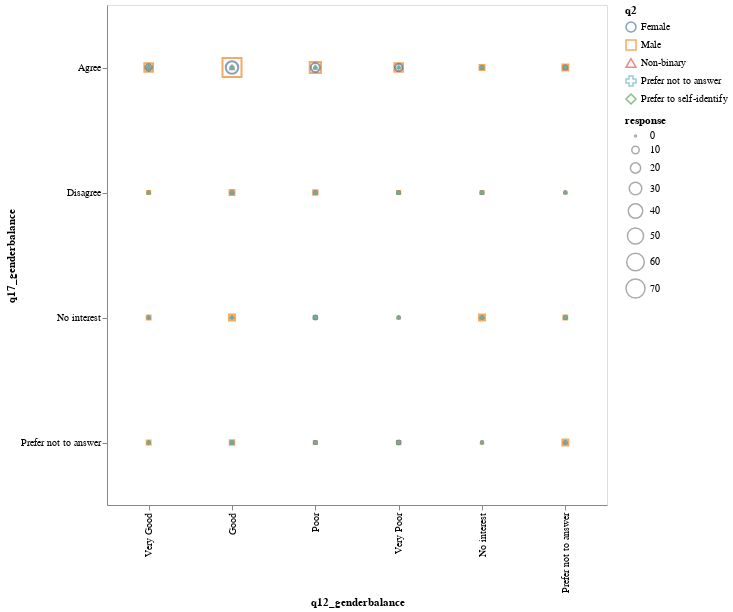

The notebook cell this image was saved under:
### Code cell
# import math
# grouped["size"] = grouped["response"].apply(math.sqrt)

alt.Chart(grouped).mark_point().encode(
    alt.X("q12_genderbalance"),
    alt.Y("q17_genderbalance"),
    alt.Color("q2:N"),
    alt.Shape("q2:N"),
    alt.Size("response"),
    # alt.Size("size").title(""),
    tooltip=["response"],
).properties(
    width=500,
    height=500,
).interactive()

### Figure 1 — Vega-Lite specification as saved in the notebook (floating-point values rounded to 4 significant figures)
{"config": {"view": {"continuousWidth": 300, "continuousHeight": 300}}, "data": {"name": "data-575471394f731e3b548776fabe168dbb"}, "mark": {"type": "point"}, "encoding": {"color": {"field": "q2", "type": "nominal"}, "shape": {"field": "q2", "type": "nominal"}, "size": {"field": "response", "type": "quantitative"}, "tooltip": [{"field": "response", "type": "quantitative"}], "x": {"field": "q12_genderbalance", "sort": ["Very Good", "Good", "Poor", "Very Poor", "No interest", "Prefer not to answer"], "type": "ordinal"}, "y": {"field": "q17_genderbalance", "sort": ["Agree", "Disagree", "No interest", "Prefer not to answer"], "type": "ordinal"}}, "height": 500, "params": [{"name": "param_10", "select": {"type": "interval", "encodings": ["x", "y"]}, "bind": "scales"}], "width": 500, "$schema": "https://vega.github.io/schema/vega-lite/v5.8.0.json", "datasets": {"data-575471394f731e3b548776fabe168dbb": [{"q2": "Male", "q12_genderbalance": "Very Good", "q17_genderbalance": "Agree", "response": 14}, {"q2": "Male", "q12_genderbalance": "Very Good", "q17_genderbalance": "Disagree", "response": 1}, {"q2": "Male", "q12_genderbalance": "Very Good", "q17_genderbalance": "No interest", "response": 2}, {"q2": "Male", "q12_genderbalance": "Very Good", "q17_genderbalance": "Prefer not to answer", "response": 2}, {"q2": "Male", "q12_genderbalance": "Good", "q17_genderbalance": "Agree", "response": 70}, {"q2": "Male", "q12_genderbalance": "Good", "q17_genderbalance": "Disagree", "response": 4}, {"q2": "Male", "q12_genderbalance": "Good", "q17_genderbalance": "No interest", "response": 6}, {"q2": "Male", "q12_genderbalance": "Good", "q17_genderbalance": "Prefer not to answer", "response": 3}, {"q2": "Male", "q12_genderbalance": "Poor", "q17_genderbalance": "Agree", "response": 24}, {"q2": "Male", "q12_genderbalance": "Poor", "q17_genderbalance": "Disagree", "response": 3}, {"q2": "Male", "q12_genderbalance": "Poor", "q17_genderbalance": "No interest", "response": 1}, {"q2": "Male", "q12_genderbalance": "Poor", "q17_genderbalance": "Prefer not to answer", "response": 1}, {"q2": "Male", "q12_genderbalance": "Very Poor", "q17_genderbalance": "Agree", "response": 14}, {"q2": "Male", "q12_genderbalance": "Very Poor", "q17_genderbalance": "Disagree", "response": 1}, {"q2": "Male", "q12_genderbalance": "Very Poor", "q17_genderbalance": "No interest", "response": 0}, {"q2": "Male", "q12_genderbalance": "Very Poor", "q17_genderbalance": "Prefer not to answer", "response": 1}, {"q2": "Male", "q12_genderbalance": "No interest", "q17_genderbalance": "Agree", "response": 4}, {"q2": "Male", "q12_genderbalance": "No interest", "q17_genderbalance": "Disagree", "response": 1}, {"q2": "Male", "q12_genderbalance": "No interest", "q17_genderbalance": "No interest", "response": 6}, {"q2": "Male", "q12_genderbalance": "No interest", "q17_genderbalance": "Prefer not to answer", "response": 0}, {"q2": "Male", "q12_genderbalance": "Prefer not to answer", "q17_genderbalance": "Agree", "response": 6}, {"q2": "Male", "q12_genderbalance": "Prefer not to answer", "q17_genderbalance": "Disagree", "response": 0}, {"q2": "Male", "q12_genderbalance": "Prefer not to answer", "q17_genderbalance": "No interest", "response": 2}, {"q2": "Male", "q12_genderbalance": "Prefer not to answer", "q17_genderbalance": "Prefer not to answer", "response": 6}, {"q2": "Female", "q12_genderbalance": "Very Good", "q17_genderbalance": "Agree", "response": 7}, {"q2": "Female", "q12_genderbalance": "Very Good", "q17_genderbalance": "Disagree", "response": 0}, {"q2": "Female", "q12_genderbalance": "Very Good", "q17_genderbalance": "No interest", "response": 0}, {"q2": "Female", "q12_genderbalance": "Very Good", "q17_genderbalance": "Prefer not to answer", "response": 0}, {"q2": "Female", "q12_genderbalance": "Good", "q17_genderbalance": "Agree", "response": 30}, {"q2": "Female", "q12_genderbalance": "Good", "q17_genderbalance": "Disagree", "response": 1}, {"q2": "Female", "q12_genderbalance": "Good", "q17_genderbalance": "No interest", "response": 0}, {"q2": "Female", "q12_genderbalance": "Good", "q17_genderbalance": "Prefer not to answer", "response": 1}, {"q2": "Female", "q12_genderbalance": "Poor", "q17_genderbalance": "Agree", "response": 15}, {"q2": "Female", "q12_genderbalance": "Poor", "q17_genderbalance": "Disagree", "response": 1}, {"q2": "Female", "q12_genderbalance": "Poor", "q17_genderbalance": "No interest", "response": 2}, {"q2": "Female", "q12_genderbalance": "Poor", "q17_genderbalance": "Prefer not to answer", "response": 1}, {"q2": "Female", "q12_genderbalance": "Very Poor", "q17_genderbalance": "Agree", "response": 10}, {"q2": "Female", "q12_genderbalance": "Very Poor", "q17_genderbalance": "Disagree", "response": 1}, {"q2": "Female", "q12_genderbalance": "Very Poor", "q17_genderbalance": "No interest", "response": 0}, {"q2": "Female", "q12_genderbalance": "Very Poor", "q17_genderbalance": "Prefer not to answer", "response": 2}, {"q2": "Female", "q12_genderbalance": "No interest", "q17_genderbalance": "Agree", "response": 1}, {"q2": "Female", "q12_genderbalance": "No interest", "q17_genderbalance": "Disagree", "response": 1}, {"q2": "Female", "q12_genderbalance": "No interest", "q17_genderbalance": "No interest", "response": 1}, {"q2": "Female", "q12_genderbalance": "No interest", "q17_genderbalance": "Prefer not to answer", "response": 0}, {"q2": "Female", "q12_genderbalance": "Prefer not to answer", "q17_genderbalance": "Agree", "response": 2}, {"q2": "Female", "q12_genderbalance": "Prefer not to answer", "q17_genderbalance": "Disagree", "response": 0}, {"q2": "Female", "q12_genderbalance": "Prefer not to answer", "q17_genderbalance": "No interest", "response": 1}, {"q2": "Female", "q12_genderbalance": "Prefer not to answer", "q17_genderbalance": "Prefer not to answer", "response": 1}, {"q2": "Non-binary", "q12_genderbalance": "Very Good", "q17_genderbalance": "Agree", "response": 1}, {"q2": "Non-binary", "q12_genderbalance": "Very Good", "q17_genderbalance": "Disagree", "response": 0}, {"q2": "Non-binary", "q12_genderbalance": "Very Good", "q17_genderbalance": "No interest", "response": 0}, {"q2": "Non-binary", "q12_genderbalance": "Very Good", "q17_genderbalance": "Prefer not to answer", "response": 0}, {"q2": "Non-binary", "q12_genderbalance": "Good", "q17_genderbalance": "Agree", "response": 2}, {"q2": "Non-binary", "q12_genderbalance": "Good", "q17_genderbalance": "Disagree", "response": 0}, {"q2": "Non-binary", "q12_genderbalance": "Good", "q17_genderbalance": "No interest", "response": 0}, {"q2": "Non-binary", "q12_genderbalance": "Good", "q17_genderbalance": "Prefer not to answer", "response": 0}, {"q2": "Non-binary", "q12_genderbalance": "Poor", "q17_genderbalance": "Agree", "response": 1}, {"q2": "Non-binary", "q12_genderbalance": "Poor", "q17_genderbalance": "Disagree", "response": 0}, {"q2": "Non-binary", "q12_genderbalance": "Poor", "q17_genderbalance": "No interest", "response": 0}, {"q2": "Non-binary", "q12_genderbalance": "Poor", "q17_genderbalance": "Prefer not to answer", "response": 0}, {"q2": "Non-binary", "q12_genderbalance": "Very Poor", "q17_genderbalance": "Agree", "response": 0}, {"q2": "Non-binary", "q12_genderbalance": "Very Poor", "q17_genderbalance": "Disagree", "response": 0}, {"q2": "Non-binary", "q12_genderbalance": "Very Poor", "q17_genderbalance": "No interest", "response": 0}, {"q2": "Non-binary", "q12_genderbalance": "Very Poor", "q17_genderbalance": "Prefer not to answer", "response": 0}, {"q2": "Non-binary", "q12_genderbalance": "No interest", "q17_genderbalance": "Agree", "response": 0}, {"q2": "Non-binary", "q12_genderbalance": "No interest", "q17_genderbalance": "Disagree", "response": 0}, {"q2": "Non-binary", "q12_genderbalance": "No interest", "q17_genderbalance": "No interest", "response": 0}, {"q2": "Non-binary", "q12_genderbalance": "No interest", "q17_genderbalance": "Prefer not to answer", "response": 0}, {"q2": "Non-binary", "q12_genderbalance": "Prefer not to answer", "q17_genderbalance": "Agree", "response": 1}, {"q2": "Non-binary", "q12_genderbalance": "Prefer not to answer", "q17_genderbalance": "Disagree", "response": 0}, {"q2": "Non-binary", "q12_genderbalance": "Prefer not to answer", "q17_genderbalance": "No interest", "response": 0}, {"q2": "Non-binary", "q12_genderbalance": "Prefer not to answer", "q17_genderbalance": "Prefer not to answer", "response": 0}, {"q2": "Prefer to self-identify", "q12_genderbalance": "Very Good", "q17_genderbalance": "Agree", "response": 1}, {"q2": "Prefer to self-identify", "q12_genderbalance": "Very Good", "q17_genderbalance": "Disagree", "response": 0}, {"q2": "Prefer to self-identify", "q12_genderbalance": "Very Good", "q17_genderbalance": "No interest", "response": 0}, {"q2": "Prefer to self-identify", "q12_genderbalance": "Very Good", "q17_genderbalance": "Prefer not to answer", "response": 0}, {"q2": "Prefer to self-identify", "q12_genderbalance": "Good", "q17_genderbalance": "Agree", "response": 1}, {"q2": "Prefer to self-identify", "q12_genderbalance": "Good", "q17_genderbalance": "Disagree", "response": 0}, {"q2": "Prefer to self-identify", "q12_genderbalance": "Good", "q17_genderbalance": "No interest", "response": 0}, {"q2": "Prefer to self-identify", "q12_genderbalance": "Good", "q17_genderbalance": "Prefer not to answer", "response": 0}, {"q2": "Prefer to self-identify", "q12_genderbalance": "Poor", "q17_genderbalance": "Agree", "response": 0}, {"q2": "Prefer to self-identify", "q12_genderbalance": "Poor", "q17_genderbalance": "Disagree", "response": 0}, {"q2": "Prefer to self-identify", "q12_genderbalance": "Poor", "q17_genderbalance": "No interest", "response": 0}, {"q2": "Prefer to self-identify", "q12_genderbalance": "Poor", "q17_genderbalance": "Prefer not to answer", "response": 0}, {"q2": "Prefer to self-identify", "q12_genderbalance": "Very Poor", "q17_genderbalance": "Agree", "response": 0}, {"q2": "Prefer to self-identify", "q12_genderbalance": "Very Poor", "q17_genderbalance": "Disagree", "response": 0}, {"q2": "Prefer to self-identify", "q12_genderbalance": "Very Poor", "q17_genderbalance": "No interest", "response": 0}, {"q2": "Prefer to self-identify", "q12_genderbalance": "Very Poor", "q17_genderbalance": "Prefer not to answer", "response": 0}, {"q2": "Prefer to self-identify", "q12_genderbalance": "No interest", "q17_genderbalance": "Agree", "response": 0}, {"q2": "Prefer to self-identify", "q12_genderbalance": "No interest", "q17_genderbalance": "Disagree", "response": 0}, {"q2": "Prefer to self-identify", "q12_genderbalance": "No interest", "q17_genderbalance": "No interest", "response": 0}, {"q2": "Prefer to self-identify", "q12_genderbalance": "No interest", "q17_genderbalance": "Prefer not to answer", "response": 0}, {"q2": "Prefer to self-identify", "q12_genderbalance": "Prefer not to answer", "q17_genderbalance": "Agree", "response": 1}, {"q2": "Prefer to self-identify", "q12_genderbalance": "Prefer not to answer", "q17_genderbalance": "Disagree", "response": 0}, {"q2": "Prefer to self-identify", "q12_genderbalance": "Prefer not to answer", "q17_genderbalance": "No interest", "response": 0}, {"q2": "Prefer to self-identify", "q12_genderbalance": "Prefer not to answer", "q17_genderbalance": "Prefer not to answer", "response": 0}, {"q2": "Prefer not to answer", "q12_genderbalance": "Very Good", "q17_genderbalance": "Agree", "response": 0}, {"q2": "Prefer not to answer", "q12_genderbalance": "Very Good", "q17_genderbalance": "Disagree", "response": 0}, {"q2": "Prefer not to answer", "q12_genderbalance": "Very Good", "q17_genderbalance": "No interest", "response": 0}, {"q2": "Prefer not to answer", "q12_genderbalance": "Very Good", "q17_genderbalance": "Prefer not to answer", "response": 0}, {"q2": "Prefer not to answer", "q12_genderbalance": "Good", "q17_genderbalance": "Agree", "response": 1}, {"q2": "Prefer not to answer", "q12_genderbalance": "Good", "q17_genderbalance": "Disagree", "response": 0}, {"q2": "Prefer not to answer", "q12_genderbalance": "Good", "q17_genderbalance": "No interest", "response": 0}, {"q2": "Prefer not to answer", "q12_genderbalance": "Good", "q17_genderbalance": "Prefer not to answer", "response": 1}, {"q2": "Prefer not to answer", "q12_genderbalance": "Poor", "q17_genderbalance": "Agree", "response": 0}, {"q2": "Prefer not to answer", "q12_genderbalance": "Poor", "q17_genderbalance": "Disagree", "response": 0}, {"q2": "Prefer not to answer", "q12_genderbalance": "Poor", "q17_genderbalance": "No interest", "response": 0}, {"q2": "Prefer not to answer", "q12_genderbalance": "Poor", "q17_genderbalance": "Prefer not to answer", "response": 0}, {"q2": "Prefer not to answer", "q12_genderbalance": "Very Poor", "q17_genderbalance": "Agree", "response": 0}, {"q2": "Prefer not to answer", "q12_genderbalance": "Very Poor", "q17_genderbalance": "Disagree", "response": 0}, {"q2": "Prefer not to answer", "q12_genderbalance": "Very Poor", "q17_genderbalance": "No interest", "response": 0}, {"q2": "Prefer not to answer", "q12_genderbalance": "Very Poor", "q17_genderbalance": "Prefer not to answer", "response": 0}, {"q2": "Prefer not to answer", "q12_genderbalance": "No interest", "q17_genderbalance": "Agree", "response": 0}, {"q2": "Prefer not to answer", "q12_genderbalance": "No interest", "q17_genderbalance": "Disagree", "response": 0}, {"q2": "Prefer not to answer", "q12_genderbalance": "No interest", "q17_genderbalance": "No interest", "response": 0}, {"q2": "Prefer not to answer", "q12_genderbalance": "No interest", "q17_genderbalance": "Prefer not to answer", "response": 0}, {"q2": "Prefer not to answer", "q12_genderbalance": "Prefer not to answer", "q17_genderbalance": "Agree", "response": 0}, {"q2": "Prefer not to answer", "q12_genderbalance": "Prefer not to answer", "q17_genderbalance": "Disagree", "response": 0}, {"q2": "Prefer not to answer", "q12_genderbalance": "Prefer not to answer", "q17_genderbalance": "No interest", "response": 0}, {"q2": "Prefer not to answer", "q12_genderbalance": "Prefer not to answer", "q17_genderbalance": "Prefer not to answer", "response": 0}]}}
